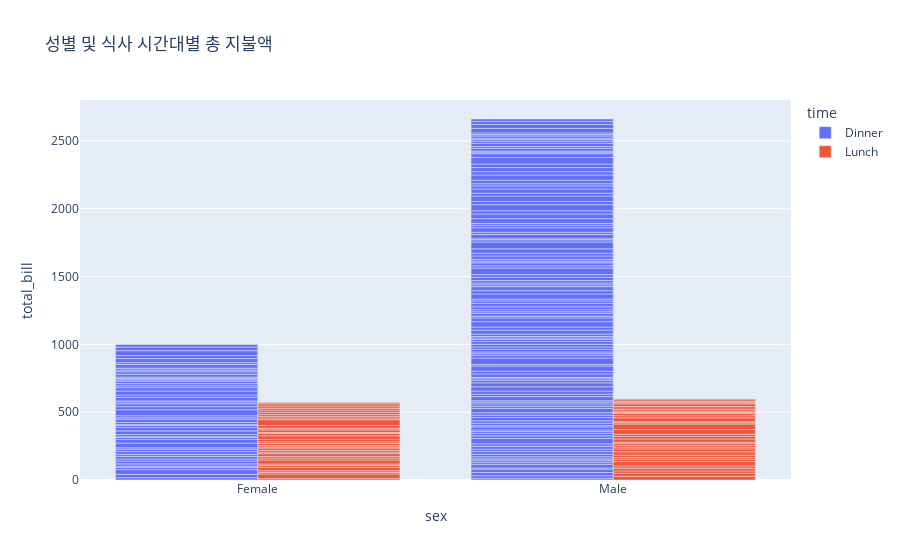

Source (notebook cell):
### Code cell
# Tips 데이터셋에서 성별에 따른 식사 시간대별 지불 총액 (그룹 막대)
px.bar(tips_df,
    x="sex",
    y="total_bill",
    color="time",       # 식사 시간대별 색상
    barmode="group",    # 그룹 막대
    title="성별 및 식사 시간대별 총 지불액")

### Figure 1 — Plotly figure (JSON) as saved in the notebook; plotly's stock layout.template omitted (floating-point values rounded to 4 significant figures; data arrays with more than 128 entries replaced by an {"elided": "..."} marker saying what was removed)
{"data": [{"alignmentgroup": "True", "hovertemplate": "time=Dinner<br>sex=%{x}<br>total_bill=%{y}<extra></extra>", "legendgroup": "Dinner", "marker": {"color": "#636efa", "pattern": {"shape": ""}}, "name": "Dinner", "offsetgroup": "Dinner", "orientation": "v", "showlegend": true, "textposition": "auto", "type": "bar", "x": {"elided": "176 str values"}, "xaxis": "x", "y": {"elided": "176 float values"}, "yaxis": "y"}, {"alignmentgroup": "True", "hovertemplate": "time=Lunch<br>sex=%{x}<br>total_bill=%{y}<extra></extra>", "legendgroup": "Lunch", "marker": {"color": "#EF553B", "pattern": {"shape": ""}}, "name": "Lunch", "offsetgroup": "Lunch", "orientation": "v", "showlegend": true, "textposition": "auto", "type": "bar", "x": ["Male", "Male", "Male", "Male", "Male", "Female", "Male", "Male", "Female", "Male", "Male", "Male", "Male", "Female", "Female", "Female", "Male", "Female", "Male", "Male", "Female", "Female", "Male", "Female", "Female", "Male", "Male", "Female", "Female", "Female", "Female", "Female", "Female", "Female", "Male", "Female", "Female", "Male", "Male", "Female", "Female", "Female", "Female", "Female", "Male", "Male", "Female", "Male", "Male", "Male", "Male", "Male", "Female", "Female", "Male", "Male", "Female", "Female", "Female", "Male", "Female", "Male", "Female", "Male", "Female", "Male", "Female", "Female"], "xaxis": "x", "y": [27.2, 22.76, 17.29, 19.44, 16.66, 10.07, 32.68, 15.98, 34.83, 13.03, 18.28, 24.71, 21.16, 10.65, 12.43, 24.08, 11.69, 13.42, 14.26, 15.95, 12.48, 29.8, 8.52, 14.52, 11.38, 22.82, 19.08, 20.27, 11.17, 12.26, 18.26, 8.51, 10.33, 14.15, 16.0, 13.16, 17.47, 34.3, 41.19, 27.05, 16.43, 8.35, 18.64, 11.87, 9.78, 7.51, 19.81, 28.44, 15.48, 16.58, 7.56, 10.34, 43.11, 13.0, 13.51, 18.71, 12.74, 13.0, 16.4, 20.53, 16.47, 12.16, 13.42, 8.58, 15.98, 13.42, 16.27, 10.09], "yaxis": "y"}], "layout": {"barmode": "group", "legend": {"title": {"text": "time"}, "tracegroupgap": 0}, "title": {"text": "성별 및 식사 시간대별 총 지불액"}, "xaxis": {"anchor": "y", "domain": [0, 1], "title": {"text": "sex"}}, "yaxis": {"anchor": "x", "domain": [0, 1], "title": {"text": "total_bill"}}}}
